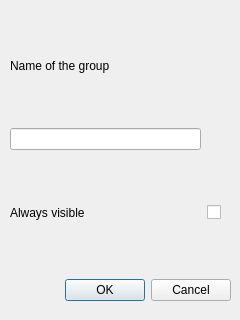
<?xml version="1.0" encoding="UTF-8"?>
<ui version="4.0">
 <class>GroupCreationWindow</class>
 <widget class="QDialog" name="GroupCreationWindow">
  <property name="geometry">
   <rect>
    <x>0</x>
    <y>0</y>
    <width>240</width>
    <height>320</height>
   </rect>
  </property>
  <property name="windowTitle">
   <string>Dialog</string>
  </property>
  <widget class="QDialogButtonBox" name="buttonBox">
   <property name="geometry">
    <rect>
     <x>10</x>
     <y>270</y>
     <width>221</width>
     <height>41</height>
    </rect>
   </property>
   <property name="orientation">
    <enum>Qt::Horizontal</enum>
   </property>
   <property name="standardButtons">
    <set>QDialogButtonBox::Cancel|QDialogButtonBox::Ok</set>
   </property>
  </widget>
  <widget class="QWidget" name="gridLayoutWidget">
   <property name="geometry">
    <rect>
     <x>10</x>
     <y>10</y>
     <width>211</width>
     <height>261</height>
    </rect>
   </property>
   <layout class="QGridLayout" name="gridLayout">
    <item row="2" column="0">
     <widget class="QLabel" name="label_2">
      <property name="text">
       <string>Always visible</string>
      </property>
     </widget>
    </item>
    <item row="0" column="0">
     <widget class="QLabel" name="label">
      <property name="sizePolicy">
       <sizepolicy hsizetype="Fixed" vsizetype="Fixed">
        <horstretch>0</horstretch>
        <verstretch>0</verstretch>
       </sizepolicy>
      </property>
      <property name="text">
       <string>Name of the group</string>
      </property>
     </widget>
    </item>
    <item row="1" column="0">
     <widget class="QLineEdit" name="lineEdit"/>
    </item>
    <item row="2" column="1">
     <widget class="QCheckBox" name="checkBox">
      <property name="text">
       <string/>
      </property>
      <property name="tristate">
       <bool>false</bool>
      </property>
     </widget>
    </item>
   </layout>
  </widget>
 </widget>
 <resources/>
 <connections>
  <connection>
   <sender>buttonBox</sender>
   <signal>accepted()</signal>
   <receiver>GroupCreationWindow</receiver>
   <slot>accept()</slot>
   <hints>
    <hint type="sourcelabel">
     <x>248</x>
     <y>254</y>
    </hint>
    <hint type="destinationlabel">
     <x>157</x>
     <y>274</y>
    </hint>
   </hints>
  </connection>
  <connection>
   <sender>buttonBox</sender>
   <signal>rejected()</signal>
   <receiver>GroupCreationWindow</receiver>
   <slot>reject()</slot>
   <hints>
    <hint type="sourcelabel">
     <x>316</x>
     <y>260</y>
    </hint>
    <hint type="destinationlabel">
     <x>286</x>
     <y>274</y>
    </hint>
   </hints>
  </connection>
 </connections>
</ui>
